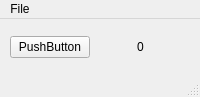
<?xml version="1.0" encoding="UTF-8"?>
<ui version="4.0">
 <class>MainWindow</class>
 <widget class="QMainWindow" name="MainWindow">
  <property name="geometry">
   <rect>
    <x>0</x>
    <y>0</y>
    <width>200</width>
    <height>97</height>
   </rect>
  </property>
  <property name="sizePolicy">
   <sizepolicy hsizetype="MinimumExpanding" vsizetype="MinimumExpanding">
    <horstretch>0</horstretch>
    <verstretch>0</verstretch>
   </sizepolicy>
  </property>
  <property name="maximumSize">
   <size>
    <width>200</width>
    <height>97</height>
   </size>
  </property>
  <property name="windowTitle">
   <string>MainWindow</string>
  </property>
  <widget class="QWidget" name="centralwidget">
   <property name="maximumSize">
    <size>
     <width>200</width>
     <height>200</height>
    </size>
   </property>
   <layout class="QHBoxLayout" name="horizontalLayout_2">
    <item>
     <layout class="QVBoxLayout" name="verticalLayout">
      <item>
       <layout class="QHBoxLayout" name="horizontalLayout">
        <property name="spacing">
         <number>1</number>
        </property>
        <property name="leftMargin">
         <number>1</number>
        </property>
        <property name="rightMargin">
         <number>1</number>
        </property>
        <item>
         <widget class="QPushButton" name="pushButton">
          <property name="sizePolicy">
           <sizepolicy hsizetype="Fixed" vsizetype="Fixed">
            <horstretch>0</horstretch>
            <verstretch>0</verstretch>
           </sizepolicy>
          </property>
          <property name="text">
           <string>PushButton</string>
          </property>
         </widget>
        </item>
        <item>
         <widget class="QLabel" name="label">
          <property name="sizePolicy">
           <sizepolicy hsizetype="Expanding" vsizetype="Preferred">
            <horstretch>0</horstretch>
            <verstretch>0</verstretch>
           </sizepolicy>
          </property>
          <property name="minimumSize">
           <size>
            <width>20</width>
            <height>0</height>
           </size>
          </property>
          <property name="layoutDirection">
           <enum>Qt::LeftToRight</enum>
          </property>
          <property name="text">
           <string>0</string>
          </property>
          <property name="alignment">
           <set>Qt::AlignCenter</set>
          </property>
         </widget>
        </item>
       </layout>
      </item>
     </layout>
    </item>
   </layout>
  </widget>
  <widget class="QMenuBar" name="menubar">
   <property name="geometry">
    <rect>
     <x>0</x>
     <y>0</y>
     <width>200</width>
     <height>28</height>
    </rect>
   </property>
   <widget class="QMenu" name="menuCounter">
    <property name="title">
     <string>File</string>
    </property>
    <addaction name="actionFile"/>
   </widget>
   <addaction name="menuCounter"/>
  </widget>
  <widget class="QStatusBar" name="statusbar"/>
  <action name="actionFile">
   <property name="text">
    <string>Exit</string>
   </property>
  </action>
 </widget>
 <resources/>
 <connections/>
</ui>
